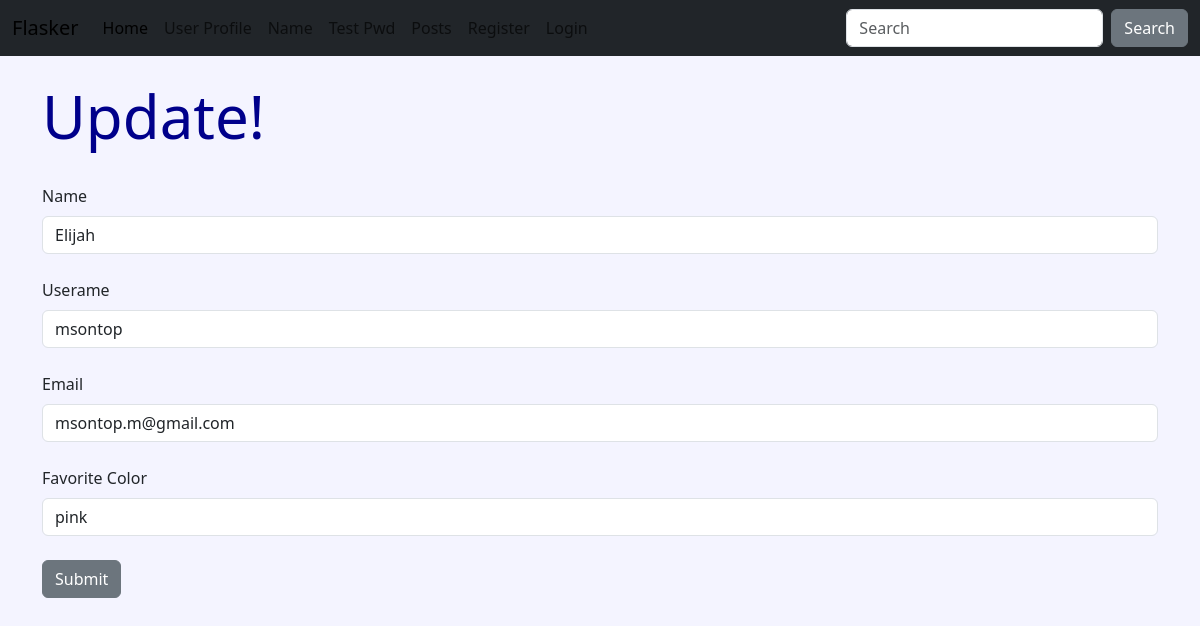
The page /update/1 on the database as committed earlier.
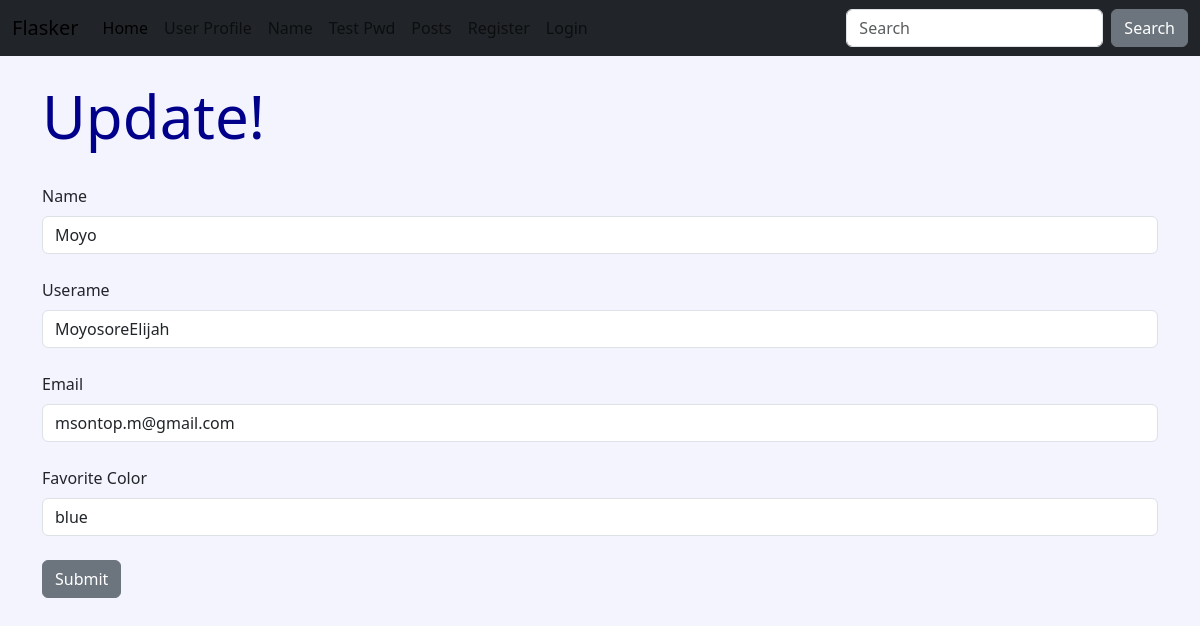
The same page on the database as committed later.
### hello.py (models this page shows, shortened)
class Users(db.Model, UserMixin):
    id = db.Column(db.Integer, primary_key=True)
    username = db.Column(db.String(200), unique=True)
    name = db.Column(db.String(200), nullable=False)
    email = db.Column(db.String(200), nullable=False, unique=True)
    favorite_color = db.Column(db.String(120))
    date_added = db.Column(db.DateTime, default=datetime.utcnow)
    password_hash = db.Column(db.String(128))
    @property
    def password(self):
        raise AttributeError('Password is nomett a readable attr!')

### hello.py (the view)
@app.route('/update/<int:id>', methods=['GET','POST'])
def update(id):
    form = UserFrom()
    name_to_update = Users.query.get_or_404(id)
    if request.method == 'POST':
        name_to_update.name = request.form['name']
        name_to_update.email = request.form['email']
        name_to_update.favorite_color = request.form['favorite_color']
        try:
            db.session.commit()
            flash('User Updated Successfully!')
            return render_template('update.html',
                                   form = form,
                                   name_to_update = name_to_update)
        except:
            flash('Error Occured!')
            return render_template('update.html',
                                   form = form,
                                   name_to_update = name_to_update)
    else:
        return render_template('update.html',
                                   form = form,
                                   name_to_update = name_to_update)

### hello.py
class UserFrom(FlaskForm):
    username = StringField('Userame', validators=[DataRequired()])
    name = StringField('Name', validators=[DataRequired()])
    email = StringField('Email', validators=[DataRequired()])
    favorite_color = StringField('Favorite Color')
    password_hash = PasswordField('Password', validators=[DataRequired(), EqualTo('password_hash2', message='password must match!')])
    password_hash2 = PasswordField('Confirm Password', validators=[DataRequired()])
    submit = SubmitField('Submit')

### templates/update.html (shortened to what this page needs)
{% extends 'base.html' %}
{% block content%}
<h1>Update!</h1>
<br/>
<form action="/update/{{ name_to_update.id }}" method="POST">
    {{ form.name.label(class="form-label") }}
    {{ form.name(class="form-control",value=name_to_update.name) }}
    <br />
    {{ form.username.label(class="form-label") }}
    {{ form.username(class="form-control",value=name_to_update.username) }}
    <br />
    {{ form.email.label(class="form-label") }}
    {{ form.email(class="form-control", value=name_to_update.email) }}
    <br />
    {{ form.favorite_color.label(class="form-label") }}
    {{ form.favorite_color(class="form-control", value=name_to_update.favorite_color) }}
    <br />
    {{ form.submit(class="btn btn-secondary") }}
</form>
<br/>
{% endblock %}

Rows that differ between the two databases and show on the page:
changed Users "msontop.m@gmail.com": name "Elijah" → "Moyo"; username "msontop" → "MoyosoreElijah"; favorite_color "pink" → "blue"
